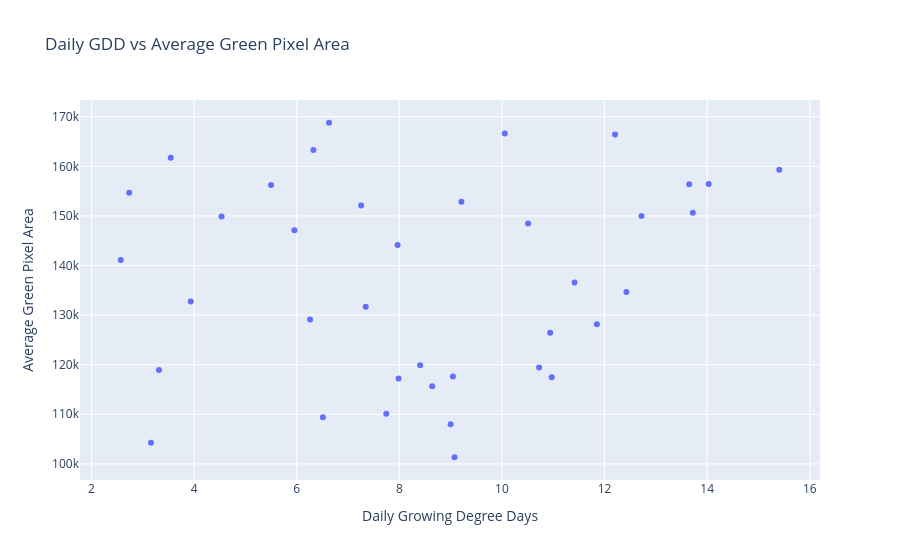

Here is the notebook cell this chart was saved with:
### Code cell
df["Date Time"] = pd.to_datetime(df["Date Time"])
df["date"] = df["Date Time"].dt.date

df = df.dropna(subset=["green_pixels"])

# aggregate by day
daily = df.groupby("date").agg({
    "green_pixels":"mean",
    "GDD":"first"
}).reset_index()

fig = px.scatter(
    daily,
    x="GDD",
    y="green_pixels",
    title="Daily GDD vs Average Green Pixel Area",
    labels={
        "GDD":"Daily Growing Degree Days",
        "green_pixels":"Average Green Pixel Area"
    }
)
fig.show()

### Figure 1 — Plotly figure (JSON) as saved in the notebook; plotly's stock layout.template omitted (floating-point values rounded to 4 significant figures)
{"data": [{"hovertemplate": "Daily Growing Degree Days=%{x}<br>Average Green Pixel Area=%{y}<extra></extra>", "legendgroup": "", "marker": {"color": "#636efa", "symbol": "circle"}, "mode": "markers", "name": "", "orientation": "v", "showlegend": false, "type": "scatter", "x": [7.345, 9.045, 9.075, 3.16, 6.51, 9.0, 10.94, 8.405, 7.745, 8.64, 7.985, 10.73, 10.97, 11.85, 11.41, 13.72, 12.43, 10.51, 2.735, 3.315, 6.26, 7.255, 12.72, 6.63, 9.21, 10.05, 13.65, 12.2, 15.41, 14.03, 6.325, 4.535, 5.955, 5.5, 2.57, 3.935, 7.965, 3.545], "xaxis": "x", "y": [131700.0, 117600.0, 101300.0, 104300.0, 109400.0, 108000.0, 126400.0, 119900.0, 110100.0, 115600.0, 117200.0, 119400.0, 117500.0, 128200.0, 136600.0, 150600.0, 134700.0, 148500.0, 154700.0, 118900.0, 129100.0, 152100.0, 150000.0, 168800.0, 152800.0, 166600.0, 156400.0, 166400.0, 159300.0, 156400.0, 163300.0, 149900.0, 147100.0, 156200.0, 141100.0, 132700.0, 144100.0, 161700.0], "yaxis": "y"}], "layout": {"legend": {"tracegroupgap": 0}, "title": {"text": "Daily GDD vs Average Green Pixel Area"}, "xaxis": {"anchor": "y", "domain": [0, 1], "title": {"text": "Daily Growing Degree Days"}}, "yaxis": {"anchor": "x", "domain": [0, 1], "title": {"text": "Average Green Pixel Area"}}}}
